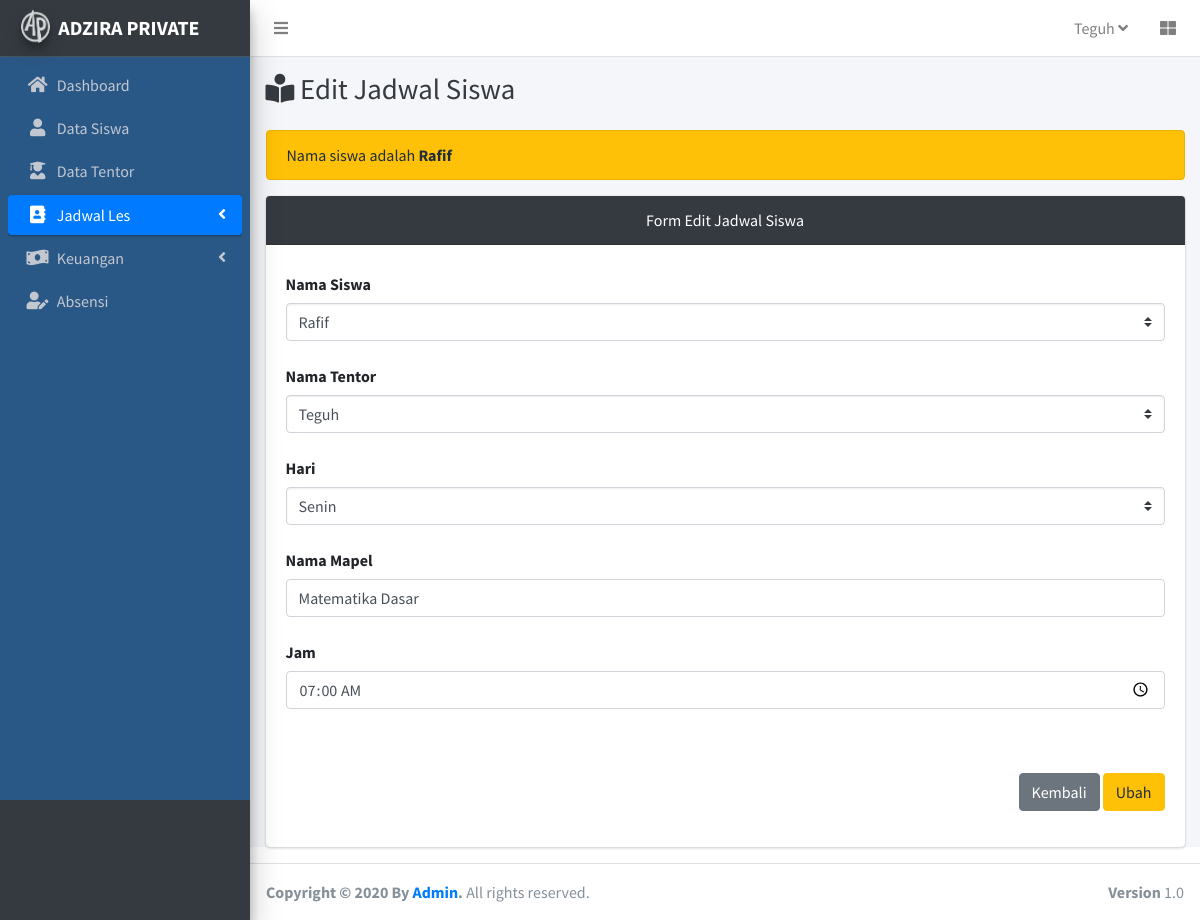
Page /c_jadwal/edit/24 on the committed database.
### tables this page shows
CREATE TABLE `siswa` (
  `id_siswa` int(11) NOT NULL,
  `nama` varchar(50) NOT NULL,
  `alamat` varchar(255) NOT NULL,
  `kelas` int(3) NOT NULL,
  `tgl_lahir` date NOT NULL,
  `nama_ortu` varchar(50) NOT NULL,
  `tlp_ortu` varchar(12) NOT NULL,
  `image` varchar(50) DEFAULT NULL
);

CREATE TABLE `jadwal` (
  `id_jadwal` int(11) NOT NULL,
  `id_siswa` int(11) NOT NULL,
  `id_tentor` int(11) NOT NULL,
  `hari` varchar(20) NOT NULL,
  `mapel` varchar(25) NOT NULL,
  `jam` time NOT NULL
);

### application/controllers/C_Jadwal.php (called while the page is built, shortened)
<?php
class C_Jadwal extends CI_Controller{
    public function __construct()
    {
        $this->load->model('Jadwal_model');
        $this->load->model('Siswa_model');
        $this->load->model('Tentor_model');
    }
    public function edit($id)
    {
        $data['jadwal'] = $this->Jadwal_model->getJadwalById($id);
        $data['siswa'] = $this->Siswa_model->getAllSiswa();
        $data['tentor'] = $this->Tentor_model->getAllTentor();
        $data['hari'] = ['Senin','Selasa','Rabu','Kamis','Jumat','Sabtu','Minggu'];
        $data['judul'] = 'Edit Jadwal Siswa';
        $data['aktifdashboard'] = '';
        $data['aktifsiswa'] = '';
        $data['aktifjadwal'] = 'active';
        $data['aktifabsensi'] = '';
        $data['aktifkeuangan'] = '';
        $data['user'] = $this->db->get_where('admin')->row_array();
        $this->load->view('template/header',$data);
        $this->load->view('jadwal/edit',$data);
        $this->load->view('template/footer');
    }
}

### index.php (called while the page is built, shortened)
<?php
require_once BASEPATH.'core/CodeIgniter.php';

### application/models/Jadwal_model.php (called while the page is built, shortened)
<?php
class Jadwal_model extends CI_model{
    public function getJadwalById($id)
    {
        return $this->db->get_where('jadwal',['id_jadwal' => $id])->row_array();
    }
}

### application/models/Siswa_model.php (called while the page is built, shortened)
<?php
class Siswa_model extends CI_model{
    public function getAllSiswa()
    {
       return  $this->db->get('siswa')->result_array();
    }
}

### application/models/Tentor_model.php (called while the page is built, shortened)
<?php
class Tentor_model extends CI_model{
    public function getAllTentor()
    {
        return $this->db->get('tentor')->result_array();
    }
}

### application/views/jadwal/edit.php (the view)
<div class="content-wrapper">
    <div class="content-header">
      <div class="container-fluid">
        <div class="row mb-2">
          <div class="col-sm-6">
            <h1 class="m-0 text-dark"><i class="fas fa-book-reader"> </i> Edit Jadwal Siswa</h1>
          </div>
        </div>
      </div>
    </div>
    <section class="content">
        <div class="container">
            <div class="alert alert-warning" role="alert">
                <?php foreach($siswa as $s):?>
                    <?php if($jadwal['id_siswa'] == $s['id_siswa']) :?>
                        Nama siswa adalah <strong><?= $s['nama'];?> </strong>
                    <?php endif;?>
                <?php endforeach;?>
            </div>
            <div class="card">
                <div class="card-header bg-dark text-center">
                    Form Edit Jadwal Siswa
                </div>
            <form action="<?= base_url();?>c_jadwal/ubah/<?= $jadwal['id_jadwal'];?>" method="post">
                <div class="card-body">
                    <div class="form-group">
                        <label class="col-form-label">Nama Siswa</label>
                        <select name="id_siswa" class="custom-select">
                            <?php foreach($siswa as $s):?>
                                <?php if($jadwal['id_siswa'] == $s['id_siswa']) :?>
                                    <option value="<?= $s['id_siswa'];?>" selected><?= $s['nama'];?></option>
                                <?php else :?>
                                    <option value="<?= $s['id_siswa'];?>"><?= $s['nama'];?></option>
                                <?php endif;?>
                            <?php endforeach;?>
                        </select>
                    </div>
                    <div class="form-group">
                        <label class="col-form-label">Nama Tentor</label>
                        <select name="id_tentor" class="custom-select">
                            <?php foreach($tentor as $t):?>
                                <?php if($jadwal['id_tentor']== $t['id_tentor']) :?>
                                    <option value="<?= $t['id_tentor'];?>" selected><?= $t['nama'];?></option>
                                <?php else :?>
                                    <option value="<?= $t['id_tentor'];?>"><?= $t['nama'];?></option>
                                <?php endif;?>
                            <?php endforeach;?>
                        </select>
                    </div>
                    <div class="form-group">
                        <label class="col-form-label">Hari</label>
                        <select name="hari" class="custom-select">
                            <?php foreach($hari as $h):?>
                                <?php if($jadwal['hari'] == $h) :?>
                                    <option value="<?= $h;?>" selected><?= $h;?></option>
                                <?php else :?>
                                    <option value="<?= $h;?>"><?= $h;?></option>
                                <?php endif;?>
                            <?php endforeach;?>
                        </select>
                    </div>
                    <div class="form-group">
                        <label class="col-form-label">Nama Mapel</label>
                        <input type="text" class="form-control" value="<?= $jadwal['mapel'];?>" name="mapel">
                    </div>
                    <div class="form-group">
                        <label class="col-form-label">Jam</label>
                        <input type="time" class="form-control" value="<?= $jadwal['jam'];?>" name="jam">
                    </div>
                    <div class="form-group float-right mt-5">
                        <a href="<?= base_url();?>c_jadwal/detail/<?= $jadwal['id_siswa'];?>" class="btn btn-secondary">Kembali</a>
                        <button type="submit" class="btn btn-warning">Ubah</button>
                    </div>
                </div>
            </form>
            </div>
        </div>
    </section>
</div>

### application/views/template/header.php (shortened to what this page needs)
<!DOCTYPE html>
<html>
<head>
  <link rel="stylesheet" href="<?= base_url();?>assetAdmin/plugins/fontawesome-free/css/all.min.css">
  <link rel="stylesheet" href="https://code.ionicframework.com/ionicons/2.0.1/css/ionicons.min.css">
  <link rel="stylesheet" href="<?= base_url();?>assetAdmin/plugins/tempusdominus-bootstrap-4/css/tempusdominus-bootstrap-4.min.css">
  <link rel="stylesheet" href="<?= base_url();?>assetAdmin/plugins/icheck-bootstrap/icheck-bootstrap.min.css">
  <link rel="stylesheet" href="<?= base_url();?>assetAdmin/plugins/jqvmap/jqvmap.min.css">
  <link rel="stylesheet" href="<?= base_url();?>assetAdmin/dist/css/adminlte.min.css">
  <link rel="stylesheet" href="<?= base_url();?>assetAdmin/dist/jos.css">
  <link rel="stylesheet" href="<?= base_url();?>assetAdmin/plugins/overlayScrollbars/css/OverlayScrollbars.min.css">
  <link rel="stylesheet" href="<?= base_url();?>assetAdmin/plugins/daterangepicker/daterangepicker.css">
  <link rel="stylesheet" href="<?= base_url();?>assetAdmin/plugins/summernote/summernote-bs4.css">
</head>
<body class="hold-transition sidebar-mini layout-fixed">
<div class="wrapper">
  <nav class="main-header navbar navbar-expand navbar-white navbar-light">
    <ul class="navbar-nav">
      <li class="nav-item">
        <a class="nav-link" data-widget="pushmenu" href="#" role="button"><i class="fas fa-bars"></i></a>
      </li>
    </ul>
    <ul class="navbar-nav ml-auto">
      <li class="nav-item dropdown">
        <a class="nav-link" data-toggle="dropdown" href="#"> <?= $user['username'];?>
          <i class="fas fa-angle-down"></i>
        </a>
      </li>
      <li class="nav-item">
        <a class="nav-link" data-widget="control-sidebar" data-slide="true" href="#" role="button">
          <i class="fas fa-th-large"></i>
        </a>
      </li>
    </ul>
  </nav>
  <aside class="main-sidebar sidebar-dark-primary elevation-4 bg-dark">
    <a href="<?= base_url();?>" class="brand-link">
      <img src="<?= base_url();?>assetAdmin/dist/img/AdminLTELogo.png" alt="AdminLTE Logo" class="brand-image img-circle elevation-3"
           style="opacity: .8">
      <span class="brand-text font-weight-bold">ADZIRA PRIVATE</span>
    </a>
    <div class="sidebar froge">
      <nav class="mt-2">
        <ul class="nav nav-pills nav-sidebar flex-column" data-widget="treeview" role="menu" data-accordion="false">
          <li class="nav-item has-treeview">
            <a href="<?= base_url();?>c_home" class="nav-link <?= $aktifdashboard;?>">
              <i class="nav-icon fas fa-home"></i>
              <p>Dashboard</p>
            </a>
          </li>
          <li class="nav-item has-treeview">
            <a href="<?= base_url();?>c_siswa" class="nav-link <?= $aktifsiswa;?>">
              <i class="nav-icon fas fa-user"></i>
              <p>Data Siswa</p>
            </a>
          </li>
          <li class="nav-item has-treeview">
            <a href="<?= base_url();?>c_tentor" class="nav-link <?= $aktiftentor;?>">
              <i class="nav-icon fas fa-user-graduate"></i>
              <p>Data Tentor</p>
            </a>
          </li>
          <li class="nav-item has-treeview">
            <a href="#" class="nav-link <?= $aktifjadwal;?>">
              <i class="nav-icon fas fa-address-book"></i>
              <p>
                Jadwal Les
                <i class="right fas fa-angle-left"></i>
              </p>
            </a>
          </li>
          <li class="nav-item has-treeview">
            <a href="#" class="nav-link <?= $aktifkeuangan;?>">
              <i class="nav-icon fas fa-money-bill-wave"></i>
              <p>
                Keuangan
                <i class="fas fa-angle-left right"></i>
              </p>
            </a>
          </li>
          <li class="nav-item has-treeview">
            <a href="<?= base_url() ;?>c_absensi" class="nav-link <?= $aktifabsensi;?>">
              <i class="nav-icon fas fa-user-edit"></i>
              <p> Absensi</p>
            </a>
          </li>
        </ul>
      </nav>
    </div>
  </aside>

### rows in the picture
siswa: nama "Rafif"
jadwal: hari "Senin", mapel "Matematika Dasar", jam "07:00:00"

### other values in the picture
$user['username'] "Teguh"
form field id_siswa "Rafif"
form field id_tentor "Teguh"
